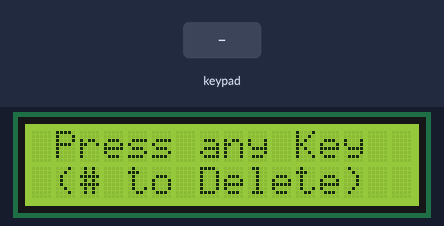
The sketch below on a simulated Arduino Uno, built with avr-gcc and run on an emulated ATmega328P. Parts: 16×2 character LCD. Inputs (shaded band) come from the test bench.

Above: at 1.2 s.
1.3 s: key 'A' pressed
At 1.6 s:
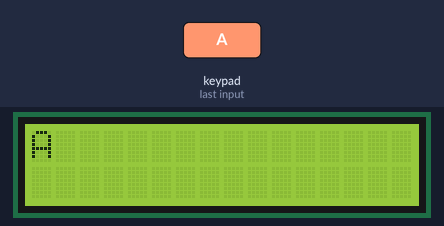
2.8 s: keypad keys 9 8 7 6 * pressed 0.4 s apart
At 5.6 s:
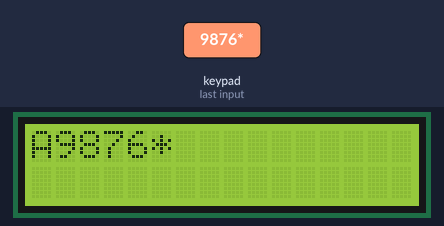
6.3 s: key 'B' pressed
At 7.1 s:
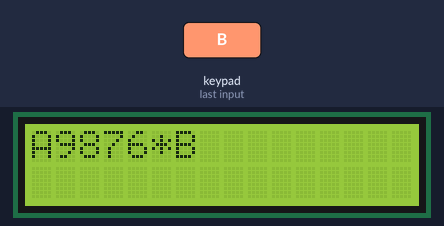
7.8 s: keypad keys 9 8 7 6 A pressed 0.4 s apart
At 9.7 s:
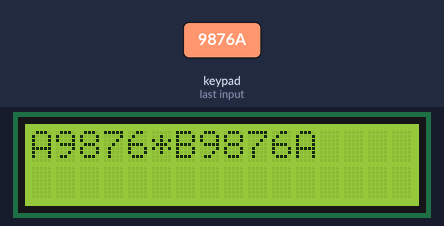
11.3 s: key 'C' pressed
At 12.4 s:
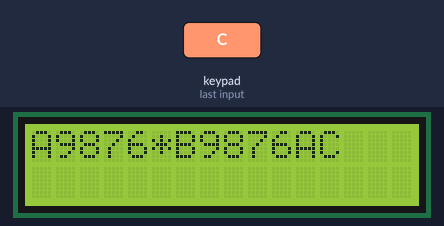
12.8 s: keypad keys 9 8 7 6 D pressed 0.4 s apart
At 15.7 s:
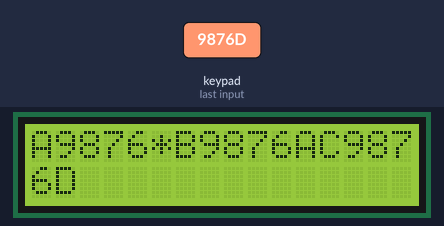
Timing chart, 0 to 17.2 s (numbered marks = the images above; inputs shaded):
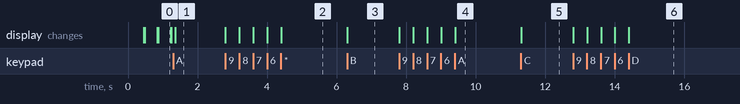

The sketch:

Keypad_lcd_1.ino
```cpp
// 4*4 Keypad displayed on LCD screen

#include <Wire.h>
#include <LiquidCrystal_I2C.h>
#include <Keypad.h>

const byte ROWS = 4;
const byte COLS = 4;

char hexaKeys[ROWS][COLS] =
{
  {'1', '2', '3', 'A'},
  {'4', '5', '6', 'B'},
  {'7', '8', '9', 'C'},
  {'*', '0', '#', 'D'}
};

byte rowPins[ROWS] = {9, 8, 7, 6};        // Connection to Arduino Pins
byte colPins[COLS] = {5, 4, 3, 2};

Keypad keypress = Keypad(makeKeymap(hexaKeys), rowPins, colPins, ROWS, COLS);

LiquidCrystal_I2C lcd(0x3F, 2, 1, 0, 4, 5, 6, 7, 3, POSITIVE);

int i=0, j=0, m=0;

void setup()
{
  lcd.begin(16, 2);
  lcd.backlight();
}

void loop()
{
  char key = keypress.getKey();

  if (key == NO_KEY && m == 0)
  {
    lcd.setCursor(1, 0);
    lcd.print("Press any Key");
    lcd.setCursor(1, 1);
    lcd.print("(# to Delete)");
    delay(100);
    lcd.clear();
  }
  if (key)            // If Key is pressed
  {
     m=1;
     if(j > 1)            // If 2nd row is full, Clear screen and start from Row 1
     {
      lcd.clear();
      j=0;
     }
     if(key == '#')          // '#' Key as Backspace function
     {
      i--;

      if(i == -1)
      {
        i=0;
        if(j == 1)
          i=15;
        j=0;
      }
      lcd.setCursor(i, j);
      lcd.print(" ");
      goto a;
    //  continue;
     }
     lcd.setCursor(i, j);
     lcd.print(key);          // Print pressed key on LCD
     i++;
     a: if(i > 15)              // If Column exceeds limit, go to next Row
     {
     i=0;
     j++;
     }
/*    lcd.clear();
    lcd.setCursor(0, 0);
    lcd.print(key);  */
  }
}
```

Measured:
- after the input at 1.3 s, the display: changes after 0.06 s (image 1)
- after the input at 2.8 s, the display: first changes at once (image 2 shows a later state)
- after the input at 6.3 s, the display: changes at once (image 3)
- after the input at 7.8 s, the display: first changes at once (image 4 shows a later state)
- after the input at 11.3 s, the display: changes at once (image 5)
- after the input at 12.8 s, the display: first changes at once (image 6 shows a later state)
